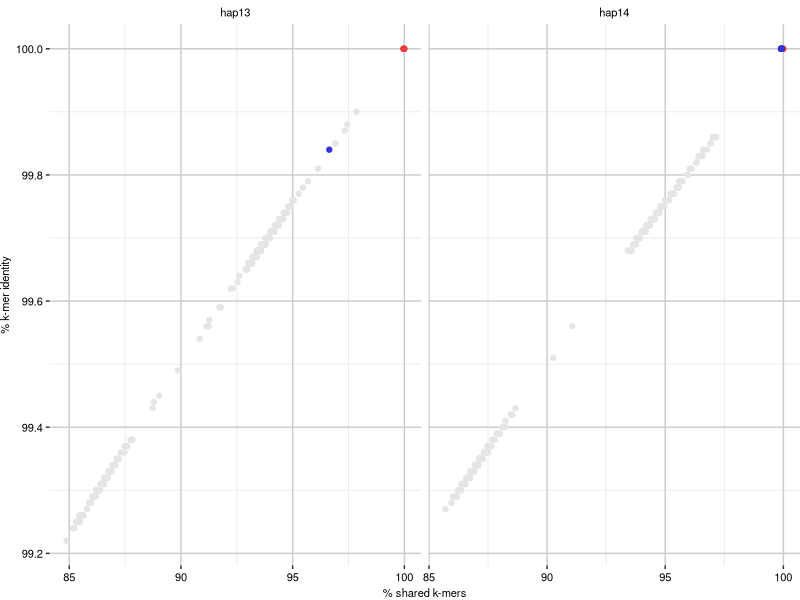

Recreate this plot in R.
library(ggplot2)

data <- read.delim("90TX52_haplotypes_mash.txt", header = TRUE, sep = "\t")

data$haplotype <- as.factor(data$haplotype)

tx_plot <- ggplot(data = data) +
  #plot points
  geom_point(data = data, aes(x = contain, y = ident, color = interest), size = 1.5) +
  #make margins around plot 0
  #scale_x_continuous(expand = c(0,0), breaks = c(99.98, 100)) +
  #scale_y_continuous(expand = c(0.01,0.01), limits = c(NA,100), breaks = c(99.65, 100)) +
  facet_wrap(~ haplotype, scales = "free_x") +
  #set plot labs
  labs(x = "% shared k-mers", y = "% k-mer identity") +
  scale_color_manual(breaks = c("N","1","2"), values = c("grey90","#EC3F3F","#3432DE")) +
  #coord_cartesian(xlim = c(99, 100.001), ylim = c(99, 100.01)) +
  #theme stuff. make plot margins 0 to get closer fit between scatterplot and next plots
  theme(legend.position = "none",
        panel.background = element_blank(),
        panel.grid.major = element_line(color = "grey80"),
        panel.grid.minor = element_line(color = "grey90"),
        axis.text = element_text(size = 8, color = "black"),
        axis.title = element_text(size = 8, color = "black"),
        strip.text = element_text(size = 8, color = "black"),
        strip.background = element_blank(),
        plot.margin = unit(c(0,0,0,0), units = "lines"),
        axis.text.x = element_text(size = 8, angle = 0, vjust = 1, hjust = 0.5, color = "black"),
  ) 


ggsave("Figure_S8a.tiff", tx_plot, device = "tiff", width = 7, height = 2, units = "in")